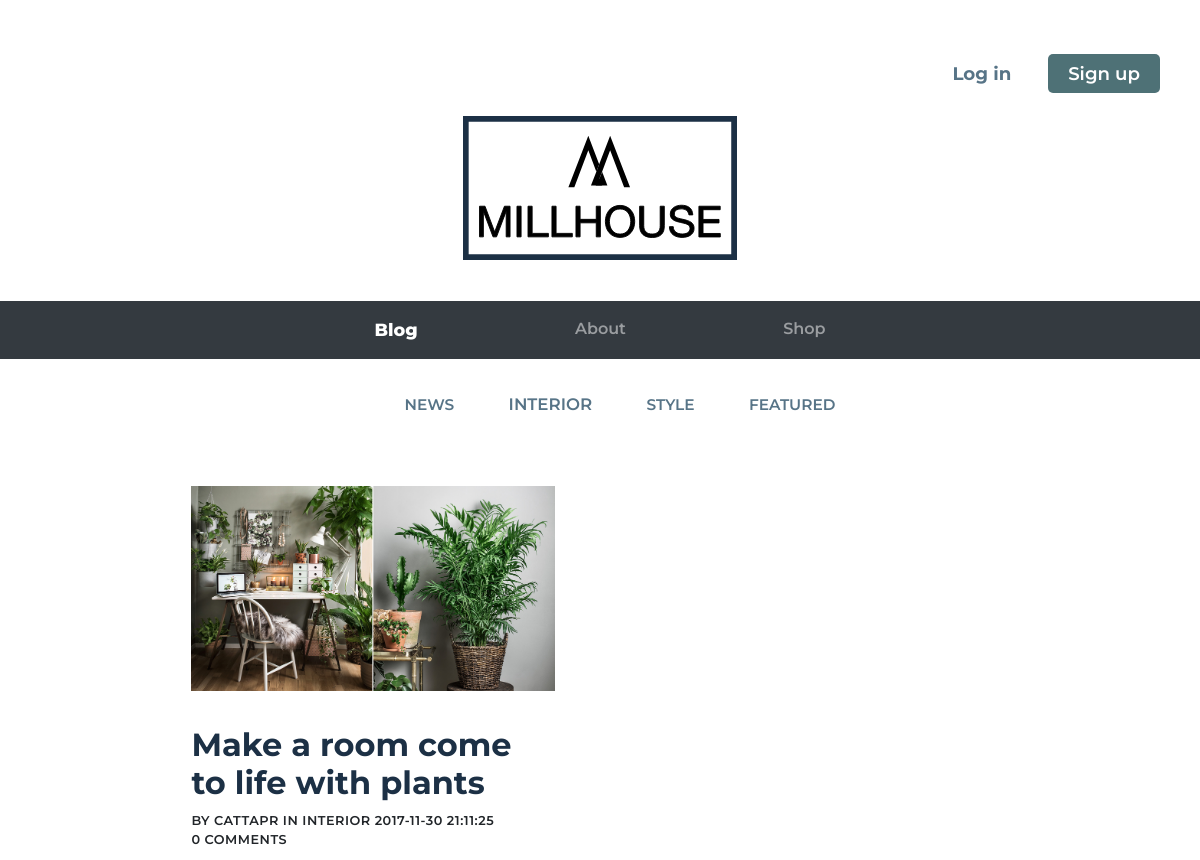
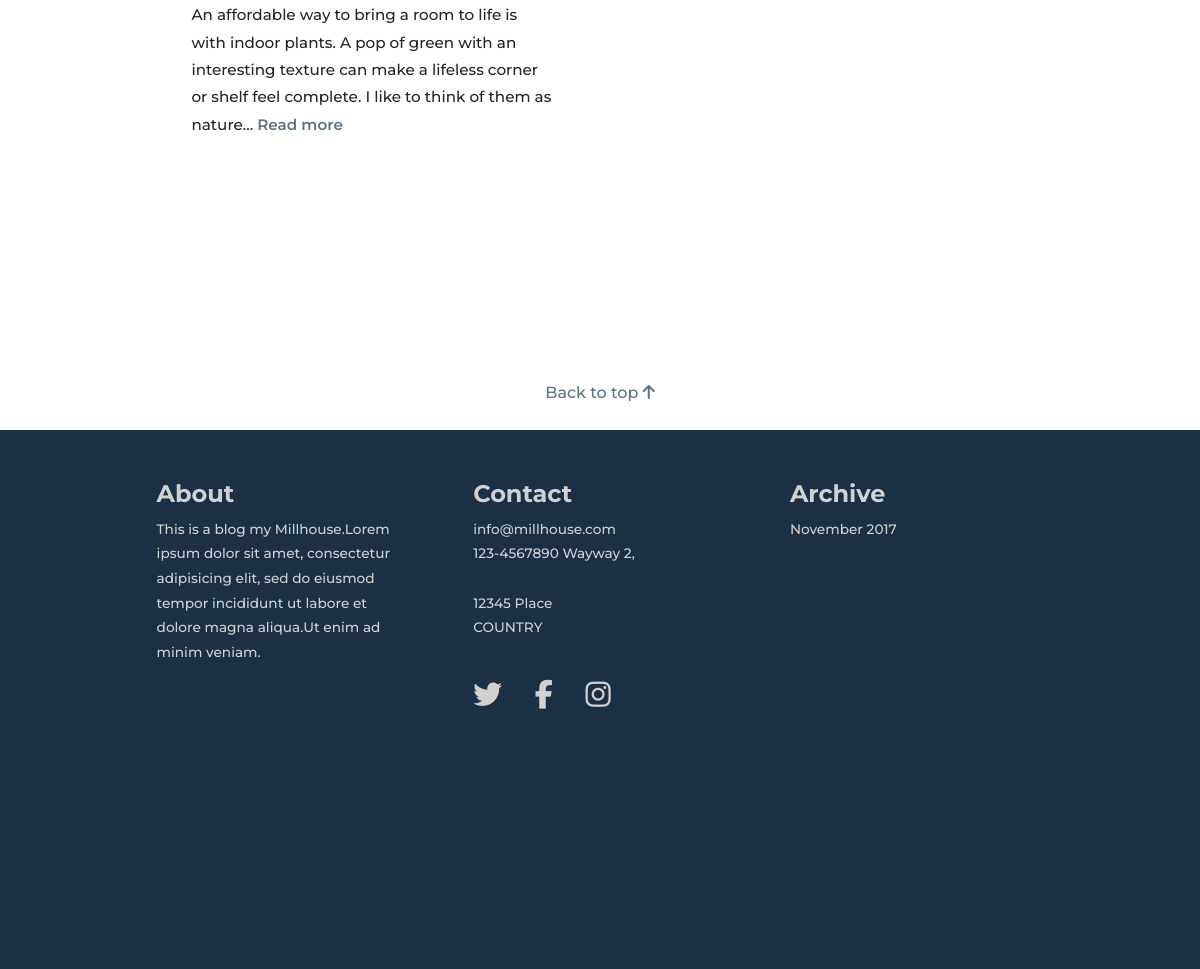
The page /single_category.php?interior on the database its author committed (2 pictures, top to bottom).
### tables this page shows
CREATE TABLE `posts` (
  `postID` int(11) NOT NULL,
  `userID` int(11) NOT NULL,
  `title` varchar(200) NOT NULL,
  `post` text NOT NULL,
  `created` datetime NOT NULL,
  `category` varchar(200) NOT NULL,
  `image` varchar(1000) NOT NULL,
  `alt_text` varchar(250) NOT NULL
);

CREATE TABLE `users` (
  `id` int(11) NOT NULL,
  `username` varchar(50) NOT NULL,
  `password` varchar(2000) NOT NULL,
  `email` varchar(200) NOT NULL,
  `profilepic` varchar(200) NOT NULL
);

### logic/single_category_db.php (called while the page is built, shortened)
<?php
if (isset ($_GET["interior"])){
    $statement = $pdo->prepare("SELECT * FROM posts INNER JOIN users ON posts.userID = users.id
    WHERE category = 'interior' ORDER BY postID DESC");
    $statement->execute();
    $blog = $statement ->fetchALL(PDO::FETCH_ASSOC);
}
$statementcomments = $pdo->prepare("SELECT COUNT(comments.commentID) as number_of_comments, posts.postID FROM comments
	RIGHT JOIN posts
	ON posts.postID = comments.postID
    GROUP BY posts.postID");
    $statementcomments->execute();
    $comments_toPosts = $statementcomments->fetchAll(PDO::FETCH_ASSOC);

### single_category.php (the view, shortened to what this page needs)
<?php
require "partials/database.php";
require 'partials/head.php';
require 'logic/single_category_db.php';
?>
    <body id="blog">
        <?php require 'partials/header.php';?>
        <main role="main">
            <div class="wrapper">
                <nav class="categorymenu" role="navigation">
                    <ul>
                        <li <?php if (isset ($_GET["news"])){echo "class='active'";}?>><a href="single_category.php?news">News</a></li>
                        <li <?php if (isset ($_GET[ "interior"])){echo "class='active'";}?>><a href="single_category.php?interior">Interior</a></li>
                        <li <?php if (isset ($_GET[ "style"])){echo "class='active'";}?>><a href="single_category.php?style">Style</a></li>
                        <li <?php if (isset ($_GET[ "featured"])){echo "class='active'";}?>><a href="single_category.php?featured">Featured</a></li>
                    </ul>
                </nav>
                <div class="categorywrapper">
                    <?php
                    foreach($blog as $blogpost){ ?>
                    <article class="categoryblogpost">
                        <figure class="categoryblogpost__image">
                           <img class="index_image" src="<?= $blogpost['image']?>" alt="<?= $blogpost['alt_text']?>">
                        </figure>
                        <div class="categoryblogpost__text">
                            <div class="blogpost__text--meta">
                                <a href="single_post.php?postID=<?= $blogpost['postID'] ?>">
                                    <h2 class="left">
                                        <?=$blogpost['title']?>
                                    </h2>
                                </a>
                            <small class="left">
								By <?=  $blogpost['username'] ?> in
									<?= $blogpost['category'] ?>
									<?= $blogpost['created'] ?>
                                <br/>
                                    <?php foreach($comments_toPosts as $comment) {
                                if($comment['postID'] == $blogpost['postID']) {
                                        echo $comment['number_of_comments'] . " " . "comments";
                                }
                             } ?>
							</small>
                            </div>
                            <div class="blogpost__text--bodytext">
                                <p>
                                	<?= substr($blogpost['post'],0,200) . "... "; ?>
                                	<a href="single_post.php?postID=<?= $blogpost['postID'] ?>"><span class="readmore">Read more</span></a>
                                </p>
                            </div>
                        </div>
                    </article>
                <?php }
				?>
                </div>
            </div>
<?php
require "partials/footer.php";
?>

### css/style.css (style rules this page uses)
html { -webkit-font-smoothing:antialiased;-moz-osx-font-smoothing:grayscale }
.wrapper { max-width:980px;margin:0 auto;padding:3% 5% 10% 5% }
body { font-family:"Montserrat","Helvetica Neue","Helvetica",sans-serif;font-weight:500 }
h1,h2,h3,h4,h5,h6 { font-family:"Montserrat","Helvetica Neue","Helvetica",sans-serif;color:#1c3045;font-weight:700 }
p { font-family:"Montserrat","Helvetica Neue","Helvetica",sans-serif;margin-bottom:.8em;font-size:.95em;line-height:180% }
a { color:#577487 }
ul li { list-style:none }
small,h5 { text-transform:uppercase;letter-spacing:.5px;display:block;font-size:.8em;font-weight:600 }
.left { text-align:left }
.navbar,.categorymenu,.header__usernav { font-weight:600 }
.categorymenu { display:none }
.categoryblogpost__text { width:100%;padding-top:1.1rem }
.categoryblogpost__image { text-align:center;height:0;padding-top:56.25%;overflow:hidden;position:relative;margin-bottom:1.5% }
.categoryblogpost__image img { text-align:center;width:100%;margin-top:-56.25% }
.readmore { font-weight:600 }
.category,.categorymenu ul li { font-size:.8rem;text-transform:uppercase;color:#577487 }
@media screen and (min-width: 576px) { .categorymenu { display:flex;display:-webkit-box;display:-ms-flexbox;display:-webkit-flex;-webkit-box-pack:center;-ms-flex-pack:center;justify-content:center;margin:10px } }
@media screen and (min-width: 576px) { .categorymenu li { list-style-type:none;display:inline-block;padding:0 20px;margin:5px } }
@media screen and (min-width: 576px) { .categorymenu a { font-family:"Montserrat","Helvetica Neue","Helvetica",sans-serif;font-size:1.2em;font-family:"Montserrat",sans-serif,sans-serif;border:none;color:#577487 } }
@media screen and (min-width: 576px) { li.active a { font-size:1.3em } }
@media screen and (min-width: 768px) { .wrapper { padding:3%;padding-bottom:9% } }
@media screen and (min-width: 768px) { .categorywrapper { max-width:980px;display:flex;display:-webkit-box;display:-ms-flexbox;display:-webkit-flex;-webkit-box-flex:wrap;-ms-flex:wrap;flex:wrap } }
@media screen and (min-width: 768px) { .categoryblogpost { width:50%;box-sizing:border-box;padding-bottom:10% } }
@media screen and (min-width: 768px) { .categoryblogpost__text { width:80%;margin-left:auto;margin-right:auto;padding:0 0 2rem } }
@media screen and (min-width: 768px) { .categoryblogpost__image { margin-bottom:5% } }
@media screen and (min-width: 768px) { .categoryblogpost__image img { width:80% } }
@media screen and (min-width: 768px) { .left { text-align:left } }
@media screen and (min-width: 992px) { .wrapper { padding:1.5% 3% 9% 3% } }
@media screen and (min-width: 768px) { .categorywrapper { max-width:980px;display:flex;display:-webkit-box;display:-ms-flexbox;display:-webkit-flex;-webkit-box-flex:wrap;-ms-flex:wrap;flex-wrap:wrap } }

### rows shown on the page
posts: image (picture), title "Make a room come to life with plants", userID.username "CATTAPR", category "INTERIOR", created "2017-11-30 21:11:25", number_of_comments "0", post "An affordable way to bring a room to life is with indoor plants. A pop of green with an interesting texture can make a lifeless corner or shelf feel complete. I like to think of them as nature"

### other values the page prints
$month_year "November 2017"
